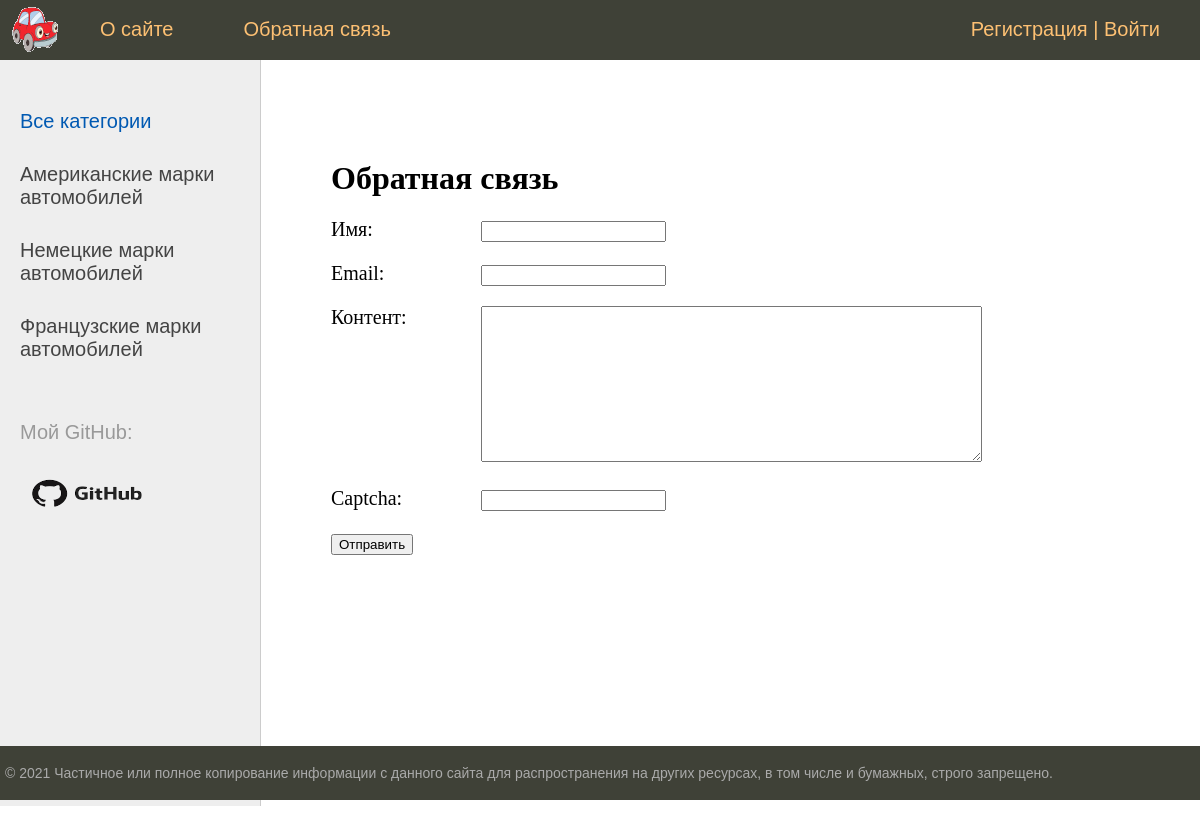
The app's page /contact with its own data.
### cars/models.py (models this page shows, shortened)
class Category(models.Model):
    slug = models.SlugField(max_length=255, unique=True, db_index=True, verbose_name="URL")
    name = models.CharField(max_length=100, db_index=True, verbose_name="Категория")
    def get_absolute_url(self):
        return reverse('category', kwargs={'cat_slug': self.slug})
    class Meta:
        verbose_name = "категорию"
        verbose_name_plural = "Категории"
        ordering = ["id"]

### cars/views.py (the view, shortened to what this page needs)
# urls.py: path("contact", ContactFormView.as_view(), name='contact'),
class ContactFormView(DataMixin, FormView):  # FormView - форма не связанная с моделями
    form_class = ContactForm
    template_name = "cars/contact.html"
    success_url = reverse_lazy("home")  # При успешном заполнении формы, то перенаправимся в стартовую страницу
    def get_context_data(self, *, object_list=None, **kwargs):
        context = super().get_context_data(**kwargs)
        c_def = self.get_user_context(title='Обратная связь')  # Можем обращаться ко всем методам базового класса
        return dict(list(context.items()) + list(c_def.items()))  # Обьеденение списков в словарь context

### cars/forms.py
class ContactForm(forms.Form):
    name = forms.CharField(label="Имя", max_length=255)
    email = forms.EmailField(label="Email")
    content = forms.CharField(widget=forms.Textarea(attrs={'cols': 60, 'rows': 10}), label="Контент")
    captcha = CaptchaField(label="Докажите, что вы не робот")

### cars/utils.py (called while the page is built)
    def get_user_context(self, **kwargs):  # Создает контекст для шаблона
        context = kwargs  # Для передачи аргументов из views.py
        cats = Category.objects.annotate(Count('cars'))  # Количество постов связянных с этой рубрикой
        user_menu = menu.copy()
        if not self.request.user.is_authenticated:  # Если пользователь не авторизован, то удаляем 1 из menu
            user_menu.pop(1)
        context['menu'] = user_menu
        context['cats'] = cats
        if 'cat_selected' not in context:
            context['cat_selected'] = 0
        return context

### cars/templates/cars/contact.html (shortened to what this page needs)
{% extends  "cars/base.html" %}
{% block content %}
<h1>{{title}}</h1>
<form method="post">
{% for f in form %}
<p><label class="form-label" for="{{ f.id_for_label }}">{{f.label}}: </label>{{ f }}</p>
{% endfor %}
    <button type="submit">Отправить</button>
</form>
{% endblock content %}

### cars/templates/cars/base.html (shortened to what this page needs)
{% load static %}
{% load cars_tags %}
<!DOCTYPE html>
<html>
<head>
	<link type="text/css" href="{% static 'cars/css/styles.css' %}" rel="stylesheet" />
</head>
<body>
<table class="table-page" border=0 cellpadding="0" cellspacing="0">
<tr><td valign=top>
{% block mainmenu %}
		<div class="header">
			<ul id="mainmenu" class="mainmenu">
			<li class="logo"><a href="{% url 'home' %}"><div class="logo"></div></a></li>
{% for m in menu %}
			<li><a href="{%url m.url_name%}">{{m.title}}</a></li>
{% endfor %}
				{% if request.user.is_authenticated %}
				<li class="last">{{ user.username }} | <a href="{% url 'logout' %}">Выйти</a></li>
				{%else%}
				<li class="last"><a href="{% url 'register' %}">Регистрация</a> | <a href="{% url 'login' %}">Войти</a></li>
				{%endif%}
			</ul>
		</div>
{% endblock mainmenu %}
<table class="table-content" border=0 cellpadding="0" cellspacing="0">
<tr>
	<td valign="top" class="left-chapters">
	<ul id="leftchapters">
{% if cat_selected == 0 %}
		<li class="selected">Все категории</li>
{% else %}
		<li><a href="{% url 'home' %}">Все категории</a></li>
{% endif %}
{% for c in cats %}
{% if c.cars__count > 0 %}
	{% if c.pk == cat_selected %}
		<li class="selected">{{c.name}}</li>
	{% else %}
		<li><a href="{{ c.get_absolute_url }}">{{c.name}}</a></li>
	{% endif %}
{% endif %}
{% endfor %}
		<li class="share">
		<p>Мой GitHub: </p>
		<a class="share-yt" href="https://github.com/CEZI99" target="_blank" rel="nofollow"></a>
		</li>
	</ul>
</td>
<td valign="top" class="content">
	<div class="content-text">
{% block content %}
{% endblock %}
	</div>
</td></tr></table>
</td></tr>
<tr><td valign=top>
	<div id="footer">
		<p>&copy; 2021 Частичное или полное копирование информации с данного сайта для распространения на других ресурсах, в том числе и бумажных, строго запрещено.</p>
	</div>
</td></tr></table>
</body>
</html>

### cars/static/cars/css/styles.css (style rules this page uses)
html, body { font-family: 'Arial'; margin: 0; padding: 0; height: 100%; width: 100%; color: #444; }
a { color: #0059b2; text-decoration: none; }
.table-page { width: 100%; height: 100%; vertical-align: top; }
.table-page tr { height: 100%; }
.header { background: #3F4137; height: 60px; }
.logo { background: url('../images/logo.png') no-repeat 10px 5px; width: 70px; height: 60px; }
ul.mainmenu { list-style: none; margin: 0; padding: 0; height: 60px; color: #fdc073; font-size: 20px; overflow: hidden; }
ul.mainmenu li { float: left; margin: 18px 40px 0 30px; }
ul.mainmenu li.logo { margin: 0; }
ul.mainmenu li.last { float: right; }
ul.mainmenu li a { color: #fdc073; text-decoration: none; }
.table-content { width: 100%; min-height: 100%; height: 100%; }
.left-chapters { margin: 0; background: #eee; border-right: 1px solid #ccc; min-height: 100%; }
.left-chapters ul { width: 230px; min-height: 100%; margin: 0; padding: 20px 10px 10px 20px; list-style: none; font-size: 20px; }
.left-chapters ul li { margin: 30px 0 0 0; color: #999; }
.left-chapters ul li.selected { color: #0059b2; }
.left-chapters ul li a { color: #444; text-decoration: none; }
.left-chapters ul li.share { margin: 60px 0 0 0; }
.left-chapters ul li.share p { margin: 10px 1 30px 1; }
.left-chapters ul li.share a { display: inline-block; width: 40px; height: 40px; margin: 0 20px 0 0; }
.left-chapters ul li.share a.share-yt { width: 100%; height: 60px; background: url('../images/github.png') no-repeat 0 0 }
.content { padding: 40px 20px 20px 40px; width: 100%; box-sizing: border-box; }
.content-text { margin: 60px 0 0 30px; color: #000; font-size: 20px; font-family: Yandex Sans Display Light; }
.content-text h1 { font-size: 32px; }
#footer { box-sizing: border-box; background: #3F4137; padding: 5px; color: #aaa; font-size: 14px; font-family: Verdana, Geneva, Arial, Helvetica; text-align: left; overflow: hidden; }
.form-label { display: inline-block; min-width: 150px; vertical-align: top; }

### records on screen
Category: name "Американские марки автомобилей"
Category: name "Немецкие марки автомобилей"
Category: name "Французские марки автомобилей"

### other values on screen
{{ m.title }} "О сайте" "Обратная связь"
{{ title }} "Обратная связь"
{{ f.label }} "Имя" "Email" "Контент" "Captcha"
